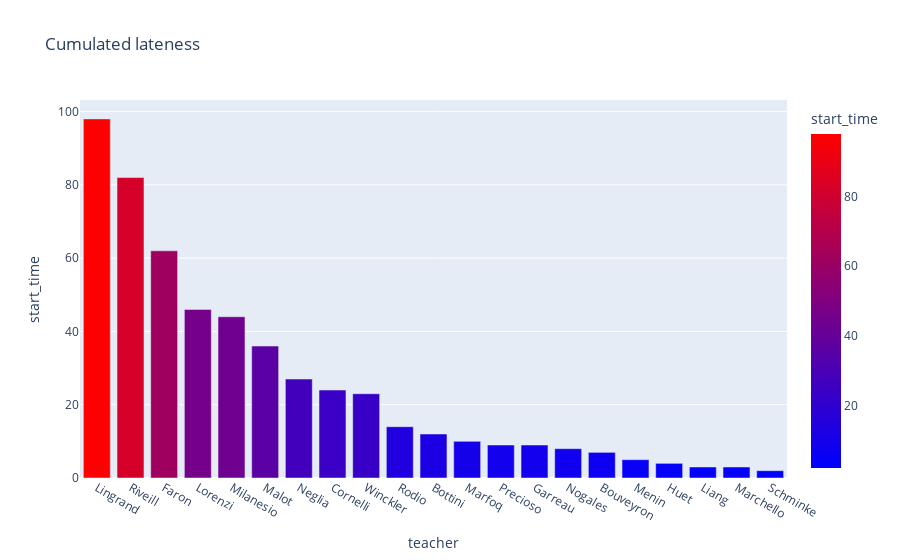

The notebook cell saved with this chart:
### Code cell
lateness.lateness_sum(data)

### Figure 1 — Plotly figure (JSON) as saved in the notebook; plotly's stock layout.template omitted (floating-point values rounded to 4 significant figures)
{"data": [{"alignmentgroup": "True", "hovertemplate": "teacher=%{x}<br>start_time=%{marker.color}<extra></extra>", "legendgroup": "", "marker": {"color": [98, 82, 62, 46, 44, 36, 27, 24, 23, 14, 12, 10, 9, 9, 8, 7, 5, 4, 3, 3, 2], "coloraxis": "coloraxis", "pattern": {"shape": ""}}, "name": "", "offsetgroup": "", "orientation": "v", "showlegend": false, "textposition": "auto", "type": "bar", "x": ["Lingrand", "Riveill", "Faron", "Lorenzi", "Milanesio", "Malot", "Neglia", "Cornelli", "Winckler", "Rodio", "Bottini", "Marfoq", "Precioso", "Garreau", "Nogales", "Bouveyron", "Menin", "Huet", "Liang", "Marchello", "Schminke"], "xaxis": "x", "y": [98, 82, 62, 46, 44, 36, 27, 24, 23, 14, 12, 10, 9, 9, 8, 7, 5, 4, 3, 3, 2], "yaxis": "y"}], "layout": {"barmode": "group", "coloraxis": {"colorbar": {"title": {"text": "start_time"}}, "colorscale": [[0, "rgb(0,0,255)"], [1, "rgb(255,0,0)"]]}, "legend": {"tracegroupgap": 0}, "title": {"text": "Cumulated lateness"}, "xaxis": {"anchor": "y", "domain": [0, 1], "title": {"text": "teacher"}}, "yaxis": {"anchor": "x", "domain": [0, 1], "title": {"text": "start_time"}}}}
